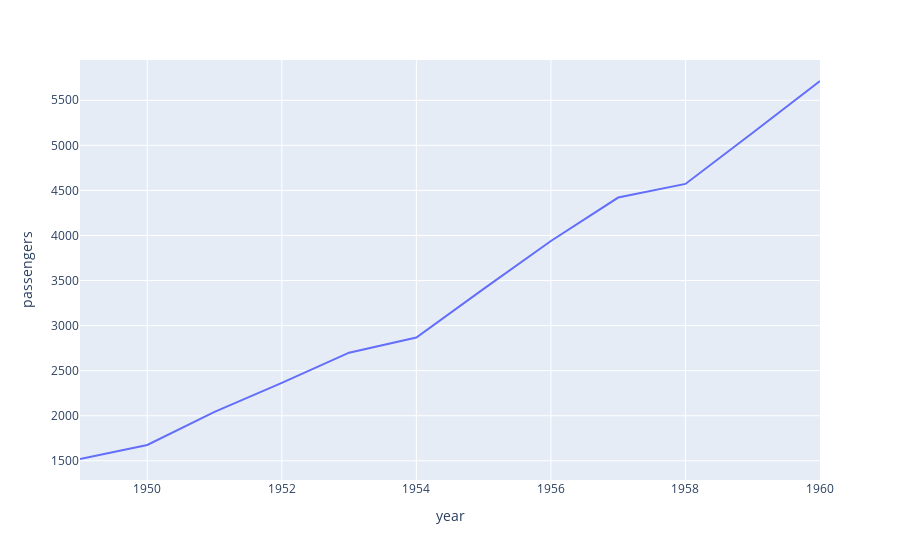

Notebook cell for this chart:
### Code cell
fig = px.line(tmp, x="year", y="passengers", title='')
fig.show()

### Figure 1 — Plotly figure (JSON) as saved in the notebook; plotly's stock layout.template omitted (floating-point values rounded to 4 significant figures)
{"data": [{"hovertemplate": "year=%{x}<br>passengers=%{y}<extra></extra>", "legendgroup": "", "line": {"color": "#636efa", "dash": "solid"}, "marker": {"symbol": "circle"}, "mode": "lines", "name": "", "orientation": "v", "showlegend": false, "type": "scatter", "x": [1949, 1950, 1951, 1952, 1953, 1954, 1955, 1956, 1957, 1958, 1959, 1960], "xaxis": "x", "y": [1520, 1676, 2042, 2364, 2700, 2867, 3408, 3939, 4421, 4572, 5140, 5714], "yaxis": "y"}], "layout": {"legend": {"tracegroupgap": 0}, "margin": {"t": 60}, "xaxis": {"anchor": "y", "domain": [0, 1], "title": {"text": "year"}}, "yaxis": {"anchor": "x", "domain": [0, 1], "title": {"text": "passengers"}}}}
